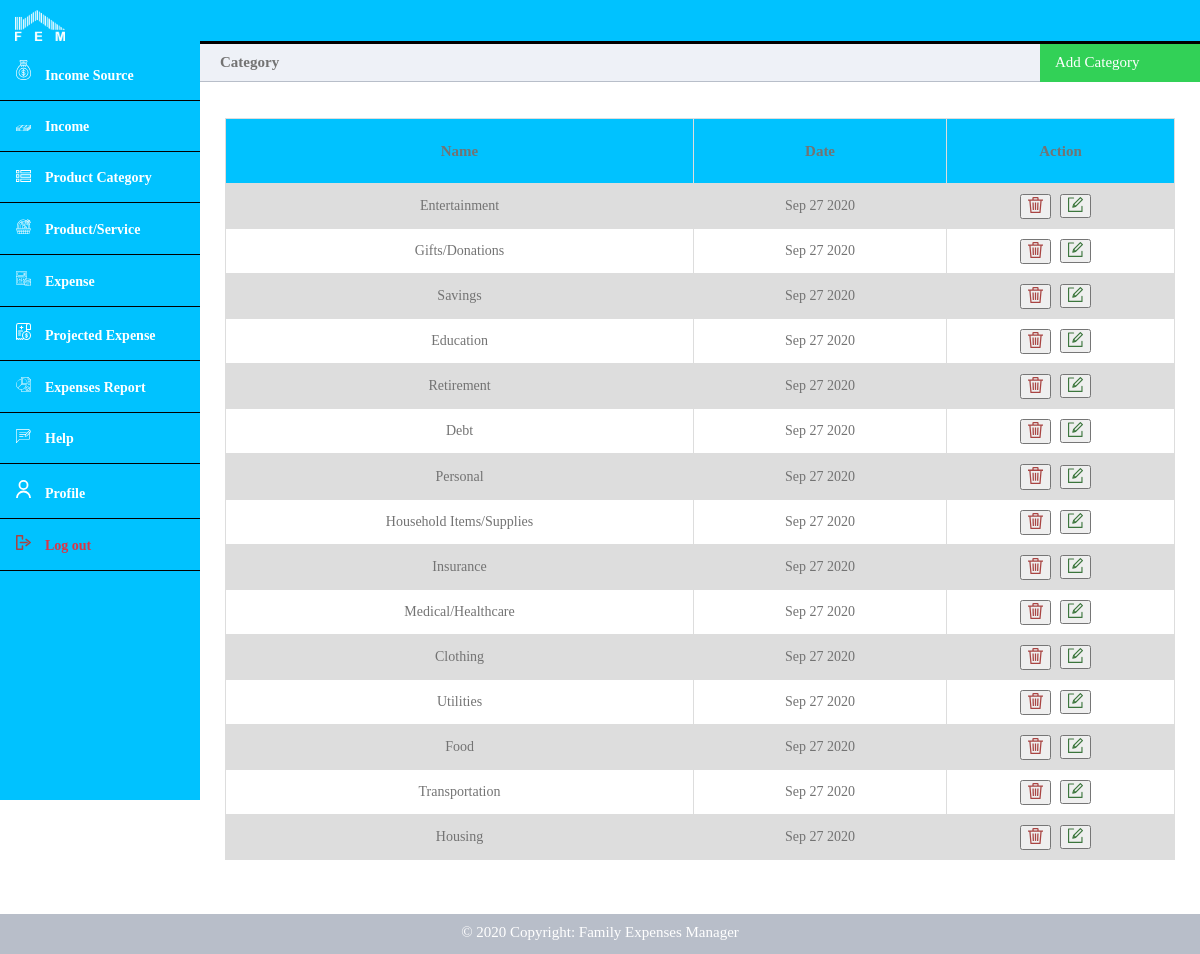
Screenshot of /category.php (signed in) with the database file from the repository.
### tables this page shows
CREATE TABLE `ProductServiceCategory` (
  `category_id` int(11) NOT NULL,
  `user_id` int(11) NOT NULL,
  `name` varchar(100) NOT NULL,
  `created_at` timestamp NOT NULL DEFAULT current_timestamp()
);

### category.php (the view, shortened to what this page needs)
<?php
	require_once('config/db_connection.php');
?>
<!DOCTYPE html>
<html>
	<head>
		<link rel="stylesheet" href="css/dashboard.css">
	</head>
	<body>
		<?php include('header.php'); ?>
		<div class="main-content">
			<div class="title-left" style="font-size: 15px; color: #737373;">
				Category
			</div>
			<div class="title-right" id="myBtn">
				<div class="add">
					<a style="font-size: 15px;">Add Category</a>
				</div>
			</div>
			<div>
				<?php include('errors.php'); ?><br>
			</div>
			<div>
				<?php include('success.php'); ?><br>
			</div>
			<div style="overflow-x:auto;">
				<table>
					<?php
						$user_id = $_SESSION['user_id'];
						$query   = "SELECT * FROM ProductServiceCategory WHERE user_id = '$user_id'  ORDER BY created_at DESC";
						$results = mysqli_query($con, $query);
						if ($results->num_rows > 0) {
							?>
								<tr style="height: 65px; font-size: 15px;">
									<th style="color: #737373;">Name</th>
									<th style="color: #737373;">Date</th>
									<th style="color: #737373;">Action</th>
								</tr>
							<?php
							while($row = $results->fetch_assoc()) {
								?>
									<tr>
										<td><?php echo $row['name'] ?></td>
										<td><?php echo date('M d Y',strtotime($row['created_at'])) ?></td>
										<td>
											<form action="" method="POST" style="margin-left:-40px;">
												<button name="delete-category" style="cursor: pointer;">
													<img src="images/icons/delete.svg" style="width: 15px;">
												</button>&nbsp;&nbsp;&nbsp;
											</form>
											<div style="margin-left:30px; margin-top:-25px">
												<button>
													<a href="category-update.php?id1=<?php echo $_SESSION['user_id'] ?>&id2=<?php echo $row['category_id']; ?>&name=<?php echo $row['name'] ?>">
														<img src="images/icons/edit.svg" style="width: 15px;">
													</a>
												</button>
											</div>
										</td>
									</tr>
								<?php
							}
						} else {
							?>
								<div style="font-size: 15px; color: #737373; margin-top: 50px; text-align: center;">No data</div>
							<?php
						}
					?>
				</table>
			</div>
			<div class="table-bottom-space"></div>
		</div>
		<br><br><br>
        <?php include_once("footer.php"); ?>
	</body>
</html>

### css/dashboard.css (style rules this page uses)
* { box-sizing: border-box; }
body { margin: 0; padding: 0; }
table { border-collapse: collapse; width: 95%; margin: auto; color: #737373; font-size: 14px; margin-top: 15px; }
td, th { border: 1px solid #dddddd; text-align: left; padding: 10px; text-align: center; }
table tr th { background-color: #00C2FF; color: #233245; }
tr:nth-child(even) { background-color: #dddddd; }
.table-bottom-space { padding-top: 40px; }
.main-content { padding: 40px; margin-top: 0; padding: 0; padding-top: 44px; height: 100%; overflow: scroll; }
.main-content .title-left { background-color: #eef1f7; border-bottom: 1px solid #b8bec9; padding: 10px 20px; font-weight: 700; color: #333; font-size: 16px; }
.main-content .title-right { float: right; width: 160px; margin-right: 0px; margin-top: -40px; cursor: pointer; }
.main-content .title-right .add { background-color: #32d157; font-size: 17px; height: 40px; color: white; padding-left: 15px; padding-top: 10px; cursor: pointer; }
.main-content .title-right .add a { text-decoration: none; color: white; }
@media only screen and (min-width: 300px) { table { border-collapse: collapse; width: 95%; margin: auto; } }
@media only screen and (min-width: 600px) { table { border-collapse: collapse; width: 95%; margin: auto; } }
@media only screen and (min-width: 600px) { .main-content { margin-left: 70px; } }
@media only screen and (min-width: 800px) { table { border-collapse: collapse; width: 95%; margin: auto; } }
@media only screen and (min-width: 800px) { .main-content { margin-left: 200px; } }
@media screen and (min-width: 1024px) { table { border-collapse: collapse; width: 95%; margin: auto; } }

### rows the page displays
productservicecategory: name "Entertainment", created_at "Sep 27 2020"
productservicecategory: name "Gifts/Donations", created_at "Sep 27 2020"
productservicecategory: name "Savings", created_at "Sep 27 2020"
productservicecategory: name "Education", created_at "Sep 27 2020"
productservicecategory: name "Retirement", created_at "Sep 27 2020"
productservicecategory: name "Debt", created_at "Sep 27 2020"
productservicecategory: name "Personal", created_at "Sep 27 2020"
productservicecategory: name "Household Items/Supplies", created_at "Sep 27 2020"
productservicecategory: name "Insurance", created_at "Sep 27 2020"
productservicecategory: name "Medical/Healthcare", created_at "Sep 27 2020"
productservicecategory: name "Clothing", created_at "Sep 27 2020"
productservicecategory: name "Utilities", created_at "Sep 27 2020"
productservicecategory: name "Food", created_at "Sep 27 2020"
productservicecategory: name "Transportation", created_at "Sep 27 2020"
productservicecategory: name "Housing", created_at "Sep 27 2020"
